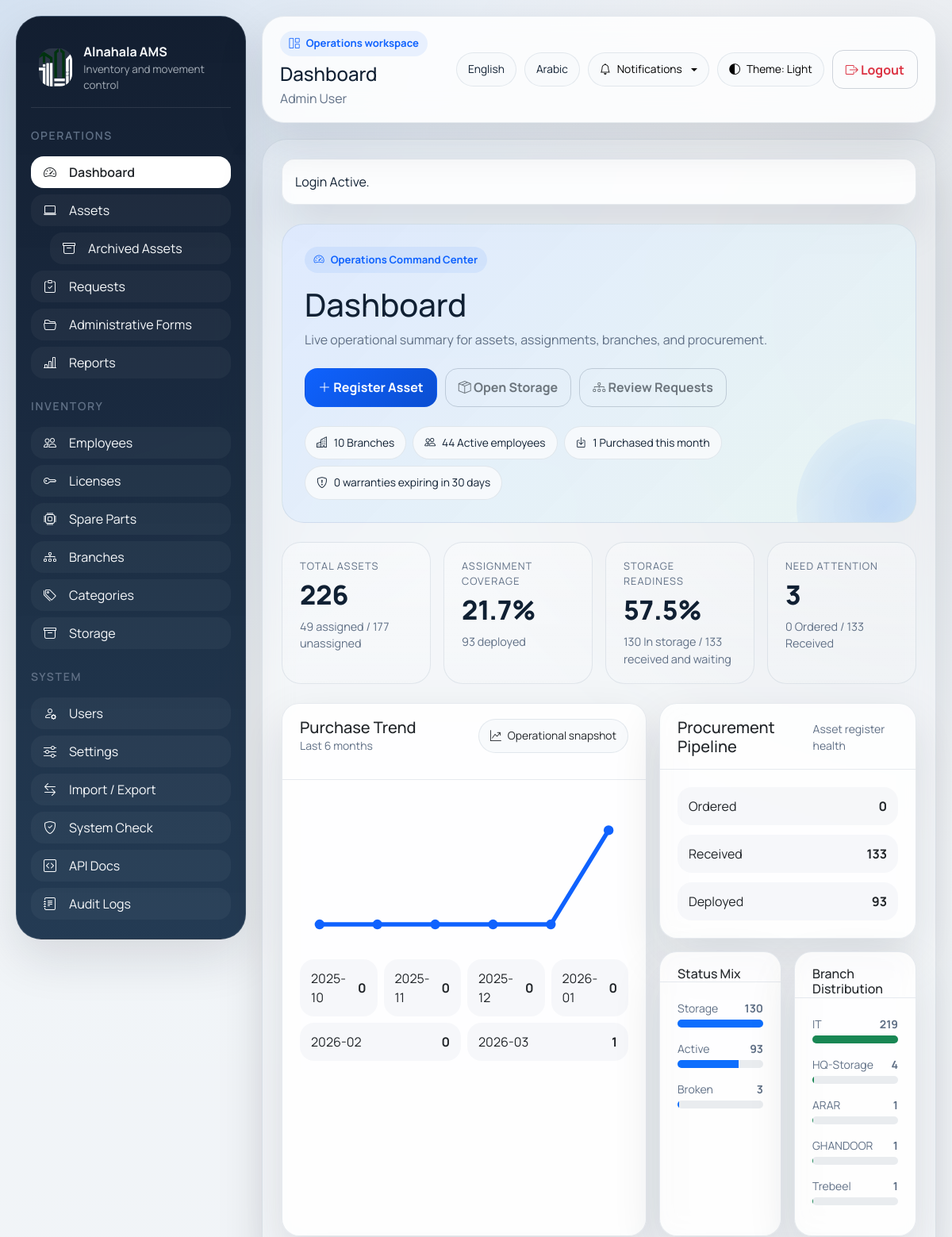
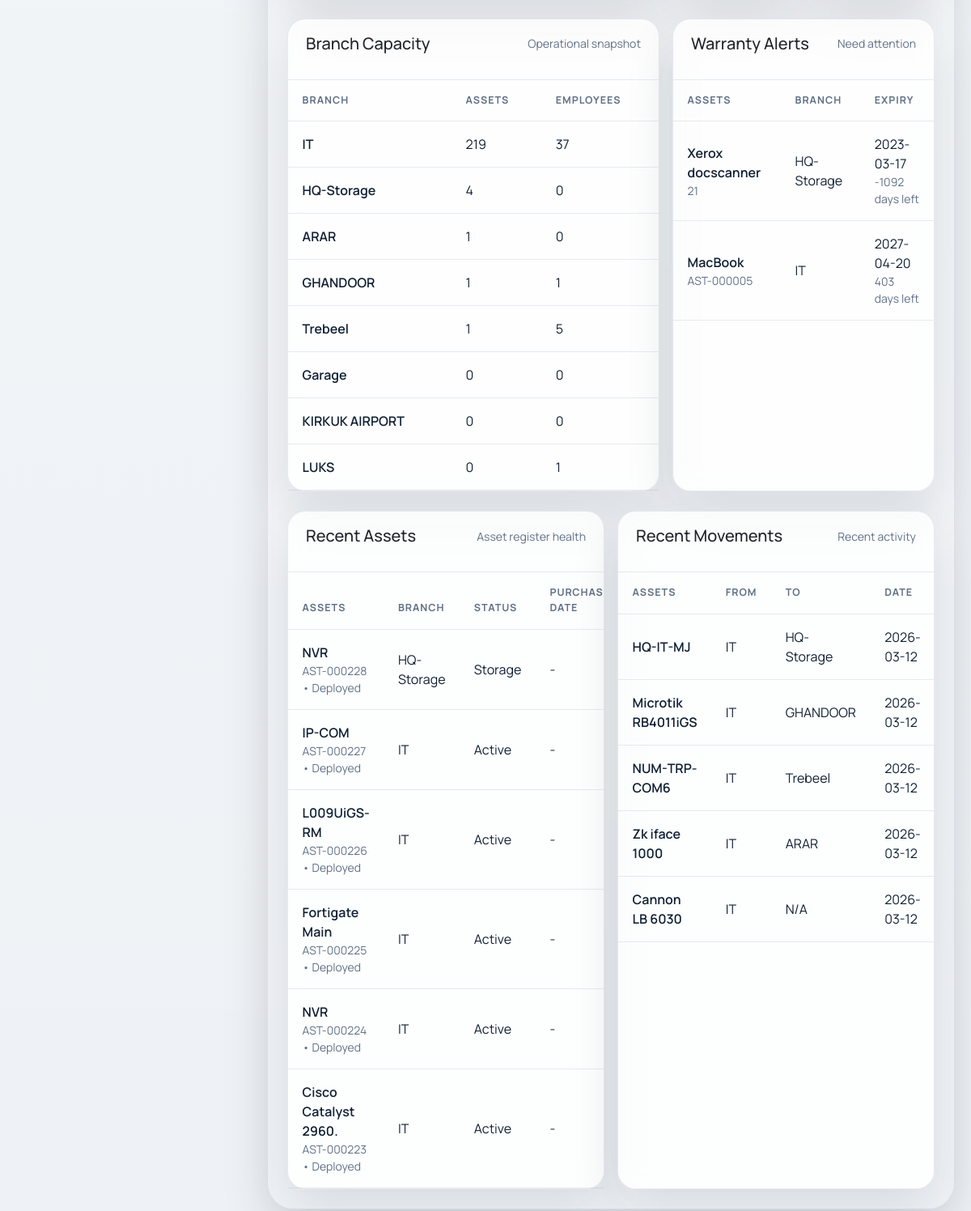
Page /index.php?route=/ (signed in) on the committed database (2 pictures, top to bottom).
### tables this page shows
CREATE TABLE `assets` (
  `id` bigint(20) NOT NULL AUTO_INCREMENT,
  `name` varchar(150) NOT NULL,
  `tag` varchar(50) DEFAULT NULL,
  `barcode` varchar(255) DEFAULT NULL,
  `category_id` bigint(20) NOT NULL,
  `brand` varchar(100) DEFAULT NULL,
  `model` varchar(100) DEFAULT NULL,
  `serial_number` varchar(100) DEFAULT NULL,
  `purchase_date` date DEFAULT NULL,
  `warranty_expiry` date DEFAULT NULL,
  `procurement_stage` enum('ordered','received','deployed') NOT NULL DEFAULT 'received',
  `vendor_name` varchar(150) DEFAULT NULL,
  `invoice_number` varchar(100) DEFAULT NULL,
  `status` enum('active','repair','broken','storage','archived') DEFAULT 'active',
  `archived_at` timestamp NULL DEFAULT NULL,
  `archive_reason` text DEFAULT NULL,
  `branch_id` bigint(20) DEFAULT NULL,
  `assigned_employee_id` bigint(20) DEFAULT NULL,
  `assigned_user_id` bigint(20) DEFAULT NULL,
  `notes` text DEFAULT NULL,
  `image_path` varchar(255) DEFAULT NULL,
  `created_at` timestamp NOT NULL DEFAULT current_timestamp() ON UPDATE current_timestamp(),
  `updated_at` timestamp NOT NULL DEFAULT '0000-00-00 00:00:00',
  PRIMARY KEY (`id`),
  UNIQUE KEY `tag` (`tag`),
  KEY `category_id` (`category_id`),
  KEY `branch_id` (`branch_id`),
  KEY `assigned_user_id` (`assigned_user_id`),
  KEY `fk_assets_assigned_employee` (`assigned_employee_id`),
  CONSTRAINT `assets_ibfk_1` FOREIGN KEY (`category_id`) REFERENCES `asset_categories` (`id`),
  CONSTRAINT `assets_ibfk_2` FOREIGN KEY (`branch_id`) REFERENCES `branches` (`id`),
  CONSTRAINT `assets_ibfk_3` FOREIGN KEY (`assigned_user_id`) REFERENCES `users` (`id`),
  CONSTRAINT `fk_assets_assigned_employee` FOREIGN KEY (`assigned_employee_id`) REFERENCES `employees` (`id`) ON DELETE SET NULL
);

### resources/views/dashboard/index.blade.php (the view, shortened to what the rows shown need)
<div class="ops-hero mb-4">
    <div class="d-flex flex-wrap justify-content-between align-items-start gap-4 position-relative" style="z-index:1;">
        <div>
            <h1 class="mb-2"><?= e(__('nav.dashboard', 'Dashboard')) ?></h1>
        </div>
    </div>
</div>
<div class="row g-3 mb-4">
    <div class="col-xl-7">
        <div class="card h-100 ops-table-card">
            <div class="table-responsive">
                <table class="table align-middle mb-0">
                    <thead>
                        <tr>
                            <th><?= e(__('common.branch', 'Branch')) ?></th>
                            <th><?= e(__('nav.assets', 'Assets')) ?></th>
                            <th><?= e(__('nav.employees', 'Employees')) ?></th>
                        </tr>
                    </thead>
                </table>
            </div>
        </div>
    </div>
    <div class="col-xl-5">
        <div class="card h-100 ops-table-card">
            <div class="table-responsive">
                <table class="table align-middle mb-0">
                    <thead>
                        <tr>
                            <th><?= e(__('nav.assets', 'Assets')) ?></th>
                            <th><?= e(__('common.branch', 'Branch')) ?></th>
                            <th><?= e(__('dashboard.expiry', 'Expiry')) ?></th>
                        </tr>
                    </thead>
                    <tbody>
                        <?php if ($overview['warranty_alerts'] !== []): ?>
                            <?php foreach ($overview['warranty_alerts'] as $row): ?>
                                <tr>
                                    <td>
                                        <a href="<?= e(route('assets.show', ['id' => $row['id']])) ?>" class="fw-semibold"><?= e($row['name']) ?></a>
                                        <div class="small text-muted"><?= e($row['tag']) ?></div>
                                    </td>
                                    <td><?= e($row['branch']) ?></td>
                                    <td>
                                        <?= e($row['warranty_expiry']) ?>
                                        <div class="small text-muted"><?= e((string) $row['days_left']) ?> <?= e(__('notifications.days_left', 'days left')) ?></div>
                                    </td>
                                </tr>
                            <?php endforeach; ?>
                        <?php else: ?>
                            <tr><td colspan="3" class="text-muted py-5"><?= e(__('dashboard.no_warranty_data', 'No warranty dates available.')) ?></td></tr>
                        <?php endif; ?>
                    </tbody>
                </table>
            </div>
        </div>
    </div>
</div>
<div class="row g-3">
    <div class="col-xl-6">
        <div class="card h-100 ops-table-card">
            <div class="table-responsive">
                <table class="table align-middle mb-0">
                    <thead>
                        <tr>
                            <th><?= e(__('nav.assets', 'Assets')) ?></th>
                            <th><?= e(__('common.branch', 'Branch')) ?></th>
                            <th><?= e(__('common.status', 'Status')) ?></th>
                            <th><?= e(__('assets.purchase_date', 'Purchase Date')) ?></th>
                        </tr>
                    </thead>
                    <tbody>
                        <?php if ($overview['recent_assets'] !== []): ?>
                            <?php foreach ($overview['recent_assets'] as $row): ?>
                                <tr>
                                    <td>
                                        <a href="<?= e(route('assets.show', ['id' => $row['id']])) ?>" class="fw-semibold"><?= e($row['name']) ?></a>
                                        <div class="small text-muted"><?= e($row['tag']) ?> • <?= e(__('stage.' . $row['procurement_stage'], ucfirst($row['procurement_stage']))) ?></div>
                                    </td>
                                    <td><?= e($row['branch']) ?></td>
                                    <td><?= e(__('status.' . $row['status'], ucfirst($row['status']))) ?></td>
                                    <td><?= e($row['purchase_date']) ?></td>
                                </tr>
                            <?php endforeach; ?>
                        <?php else: ?>
                            <tr><td colspan="4" class="text-muted py-5"><?= e(__('dashboard.no_assets', 'No assets available.')) ?></td></tr>
                        <?php endif; ?>
                    </tbody>
                </table>
            </div>
        </div>
    </div>
    <div class="col-xl-6">
        <div class="card h-100 ops-table-card">
            <div class="table-responsive">
                <table class="table align-middle mb-0">
                    <thead>
                        <tr>
                            <th><?= e(__('nav.assets', 'Assets')) ?></th>
                            <th><?= e(__('dashboard.from', 'From')) ?></th>
                            <th><?= e(__('dashboard.to', 'To')) ?></th>
                            <th><?= e(__('dashboard.date', 'Date')) ?></th>
                        </tr>
                    </thead>
                </table>
            </div>
        </div>
    </div>
</div>

### rows in the picture
assets: name "Xerox docscanner", tag "21", branch "HQ-Storage", warranty_expiry "2023-03-17", days_left "-1092"
assets: name "MacBook", tag "AST-000005", branch "IT", warranty_expiry "2027-04-20", days_left "403"
assets: name "NVR", tag "AST-000228", procurement_stage "Deployed", branch "HQ-Storage", status "Storage", purchase_date "-"
assets: name "IP-COM", tag "AST-000227", procurement_stage "Deployed", branch "IT", status "Active", purchase_date "-"
assets: name "L009UiGS-RM", tag "AST-000226", procurement_stage "Deployed", branch "IT", status "Active", purchase_date "-"
assets: name "Fortigate Main", tag "AST-000225", procurement_stage "Deployed", branch "IT", status "Active", purchase_date "-"
assets: name "NVR", tag "AST-000224", procurement_stage "Deployed", branch "IT", status "Active", purchase_date "-"
assets: name "Cisco Catalyst 2960.", tag "AST-000223", procurement_stage "Deployed", branch "IT", status "Active", purchase_date "-"

### other values in the picture
setting('app_name', __('app.name', 'Asset Management')) "Alnahala AMS"
__('sidebar.brand_subtitle', 'Inventory and movement control') "Inventory and movement control"
__('nav.operations', 'Operations') "OPERATIONS"
__('nav.dashboard', 'Dashboard') "Dashboard"
__('nav.assets', 'Assets') "Assets"
__('nav.archived_assets', 'Archived Assets') "Archived Assets"
__('nav.requests', 'Requests') "Requests"
__('nav.administrative_forms', 'Administrative Forms') "Administrative Forms"
__('nav.reports', 'Reports') "Reports"
__('nav.inventory', 'Inventory') "INVENTORY"
__('nav.employees', 'Employees') "Employees"
__('nav.licenses', 'Licenses') "Licenses"
__('nav.spare_parts', 'Spare Parts') "Spare Parts"
__('nav.branches', 'Branches') "Branches"
__('nav.categories', 'Categories') "Categories"
